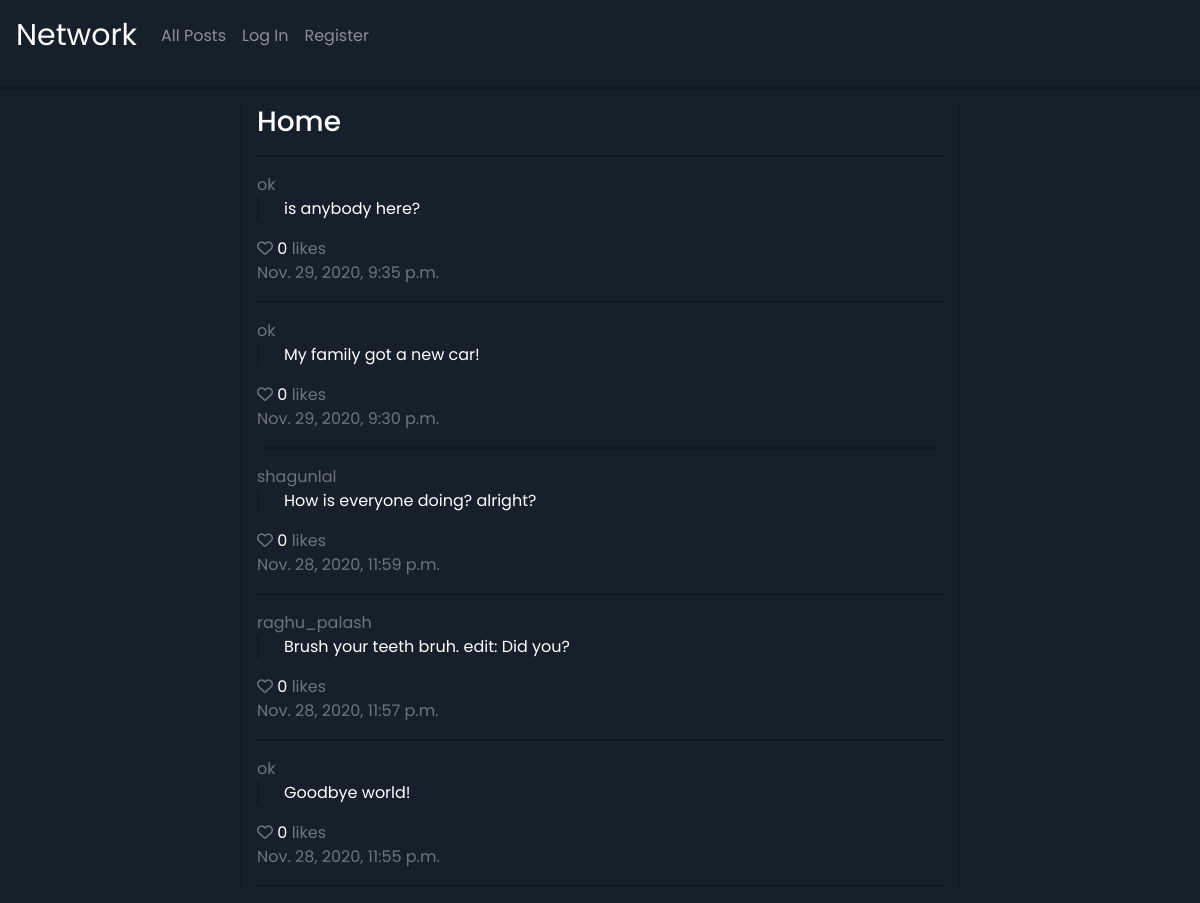
Page /home/2 on the committed database.
### network/models.py (models this page shows, shortened)
class Post(models.Model):
    post = models.CharField(max_length=280)
    user = models.ForeignKey(User, on_delete=models.CASCADE, related_name="posts")
    likes = models.IntegerField(default=0)
    liked_by = models.ManyToManyField(User, blank=True, related_name="liked_posts")
    timestamp_created = models.DateTimeField(auto_now_add=True)
    timestamp_modified = models.DateTimeField(auto_now=True)

class User(AbstractUser):
    pass

### network/views.py (the view, shortened to what this page needs)
# urls.py: path("<str:pageName>/<int:pageNum>", views.pages, name="pages"),
def pages(request, pageName, pageNum):
    if pageName == "home":
        posts = Post.objects.all().order_by("-timestamp_created")
        template = "network/index.html"
        data = {
            "page": "home"
        }
    p = Paginator(posts, 10)
    pageCount = p.num_pages
    pages = []
    for i in range(1, pageCount + 1):
        pages.append(i)
    return render(request, template, {
        "posts": p.page(pageNum).object_list,
        "data": data,
        "pages": pages,
        "current": pageNum
    })

### network/templates/network/index.html (shortened to what this page needs)
{% extends "network/layout.html" %}
{% block body %}
    <div class="home-container container">
        {% if data.page == "home" %}
            <h3>Home</h3>
        {% else %}
            <h3>Following</h3>
        {% endif %}
        <hr>
        {% for post in posts %}
            <a class="text-muted" href="{% url 'profile' post.user.username %}">{{ post.user.username }}</a>
            <div id="post{{ post.id }}">
                <p class="post"> {{ post.post }}</p>
                <span class="like" data-id="{{ post.id }}">
                    <i class="far fa-heart"></i>
                    <span>0</span>
                    <span class="text-small text-muted">likes</span>
                </span>
            </div>
            <p class="text-muted">{{ post.timestamp_created }}</p>
            <hr>
        {% endfor %}
    </div>
{% endblock %}

### network/static/network/styles.css (style rules this page uses)
body { background: rgb(21, 32, 43); color: white; font-family: 'Poppins', sans-serif; }
hr { border: 0; height: 2px; background: rgb(15, 26, 37); }
.home-container { padding-top: 0; margin-top: 0; border-left: 2px solid rgb(15, 26, 37); border-right: 2px solid rgb(15, 26, 37); width: 60%; }
.post { border-left: 2px solid rgb(15, 26, 37); padding-left: 25px; }
.far { color: #6c757d; cursor: pointer; }

### rows in the picture
Post: user.username "ok", post "is anybody here?", timestamp_created "Nov. 29, 2020, 9:35 p.m."
Post: user.username "ok", post "My family got a new car!", timestamp_created "Nov. 29, 2020, 9:30 p.m."
Post: user.username "shagunlal", post "How is everyone doing? alright?", timestamp_created "Nov. 28, 2020, 11:59 p.m."
Post: user.username "raghu_palash", post "Brush your teeth bruh. edit: Did you?", timestamp_created "Nov. 28, 2020, 11:57 p.m."
Post: user.username "ok", post "Goodbye world!", timestamp_created "Nov. 28, 2020, 11:55 p.m."
